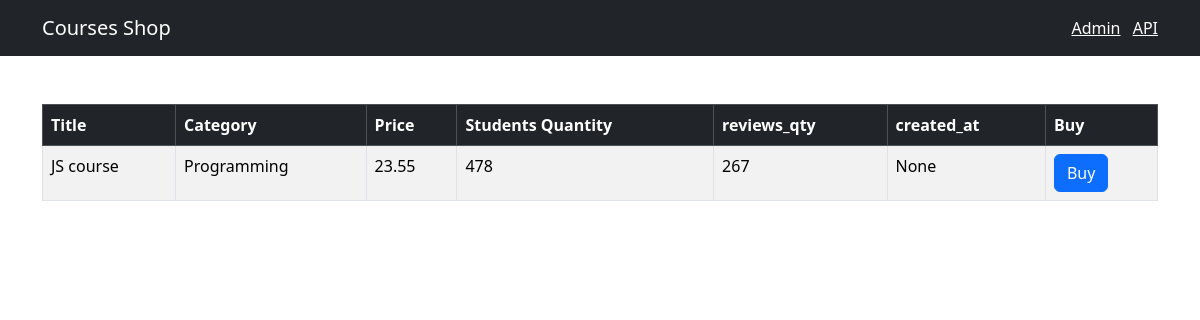
/2, run on the app's committed database.
### shop/models.py (models this page shows, shortened)
class Course(models.Model):
    title = models.CharField(max_length=300)
    price = models.FloatField()
    student_qty = models.IntegerField()
    reviews_qty = models.IntegerField()
    category = models.ForeignKey(Category, on_delete=models.CASCADE)
    created_at = models.DateTimeField(default=timezone.now)

class Category(models.Model):
    title = models.CharField(max_length=255)
    created_at = models.DateTimeField(default=timezone.now)
    def __str__(self):
        return self.title

### shop/views.py (the view)
# urls.py: path('<int:course_id>', views.single_course, name="single_course")
def single_course(request, course_id):
    try:
        course = Course.objects.get(pk=course_id)
        return render(request, 'shop/single_course.html', {'course': course})
    except Course.DoesNotExist:
        raise Http404()

### templates/shop/single_course.html (shortened to what this page needs)
{% extends "base.html" %}
{% block content %}
<table class="table mt-5 table-bordered table-striped table-hover">
    <thead class="table-dark">
        <tr>
            <th>Title</th>
            <th>Category</th>
            <th>Price</th>
            <th>Students Quantity</th>
            <th>reviews_qty</th>
            <th>created_at</th>
            <th>Buy</th>
        </tr>
    </thead>
    <tbody>
        <tr>
            <td>{{ course.title }}</td>
            <td>{{ course.category }}</td>
            <td>{{ course.price }}</td>
            <td>{{ course.student_qty }}</td>
            <td>{{ course.reviews_qty }}</td>
            <td>{{ course.created_at }}</td>
            <td><button class="btn btn-primary">Buy</button></td>
        </tr>
    </tbody>
</table>
{% endblock %}

### data on the page
Course: title "JS course", category "Programming", price "23.55", student_qty "478", reviews_qty "267", created_at "None"
